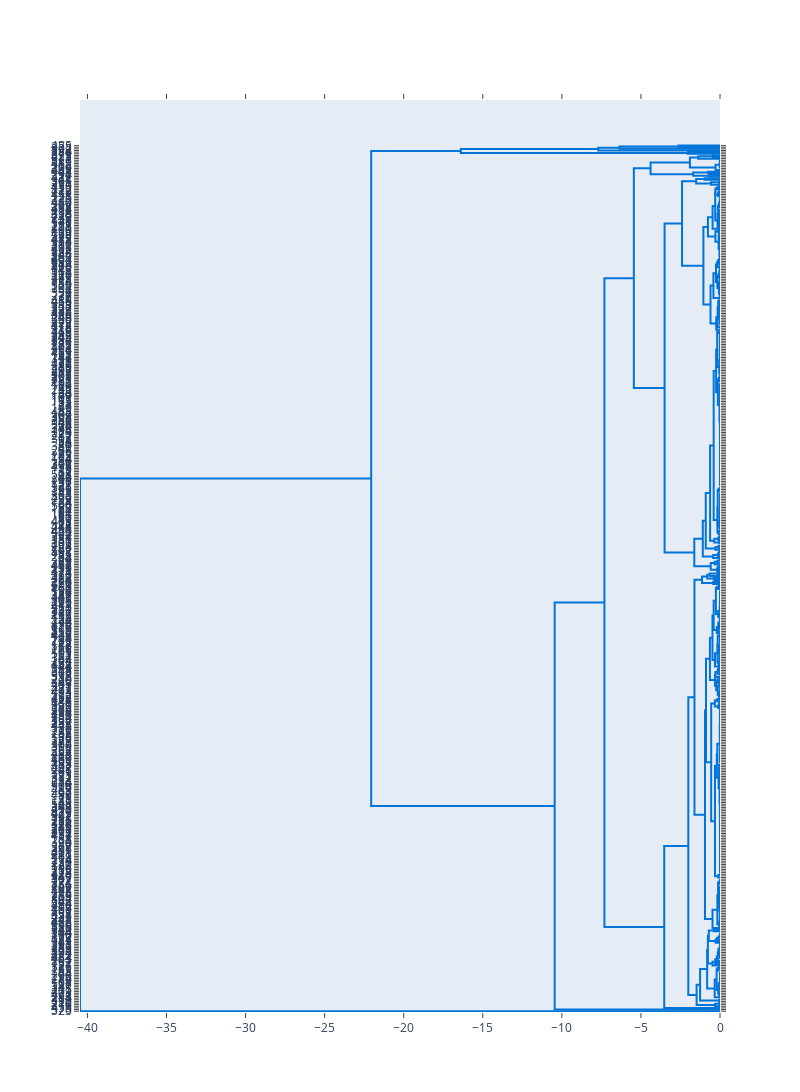

Here is the notebook cell this chart was saved with:
### Code cell
# Create a dendrogram
fig = ff.create_dendrogram(pca_df, color_threshold=0, orientation='right', labels=None)
fig.update_layout(width=800, height=1200)
fig.show()
